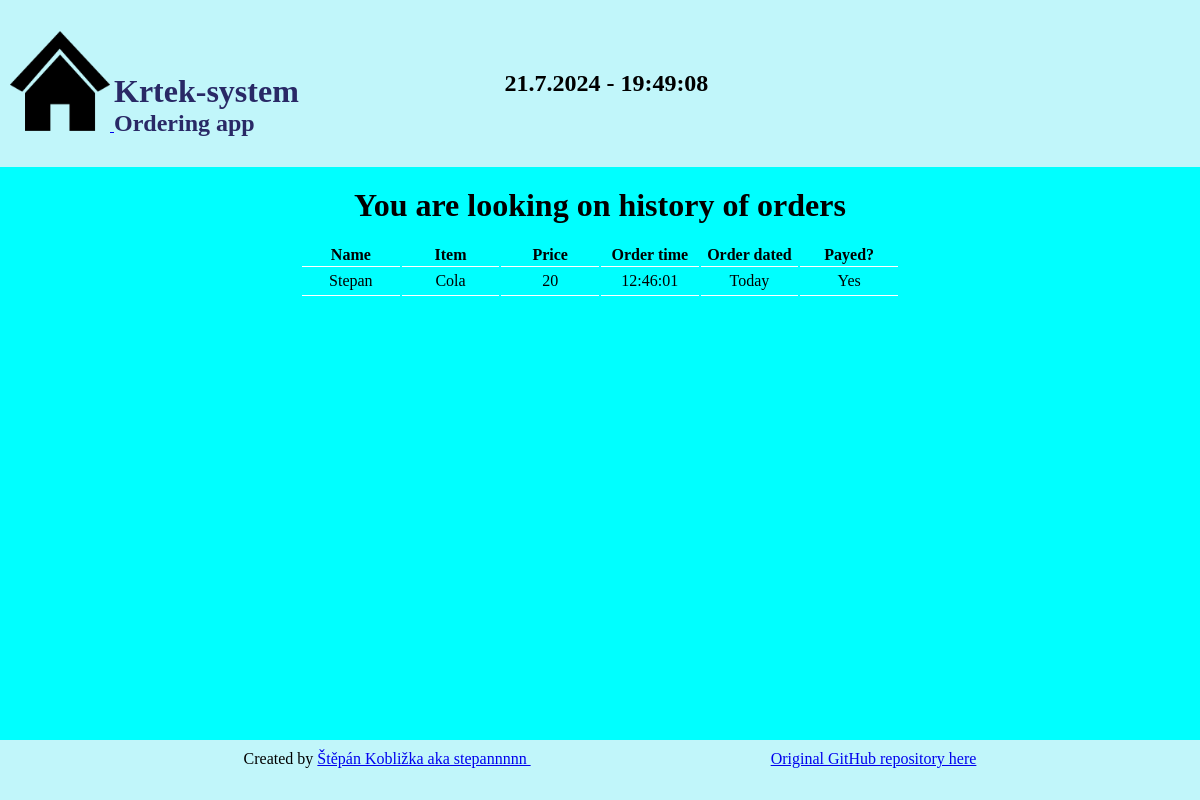
Before: /history/ with the older database file.
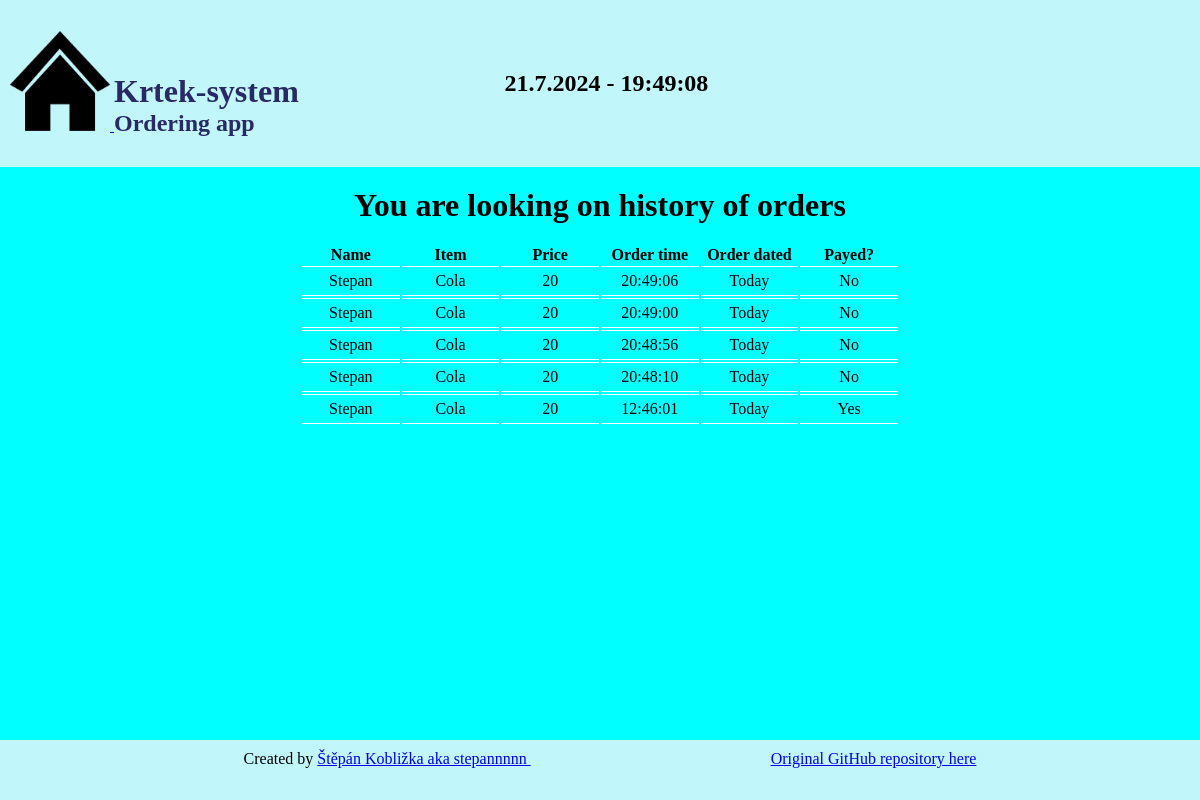
After: the same page with the newer database file.
### orders/models.py (models this page shows, shortened)
class Orders(models.Model):
    guest = models.ForeignKey(Guest, on_delete=models.CASCADE)
    item = models.ForeignKey(Item, on_delete=models.CASCADE)
    quantity = models.PositiveIntegerField()
    total = models.DecimalField(max_digits=10, decimal_places=2)
    paid = models.BooleanField()
    time = models.DateTimeField("time of adding")
    def was_placed_today(self):
        return bool(self.time.date() == timezone.now().date())
    class Meta:
        verbose_name_plural = "Orders"

class Guest(models.Model):
    name = models.CharField(max_length=20)
    to_pay = models.DecimalField(max_digits=10, decimal_places=2, default=0)
    already_paid = models.DecimalField(max_digits=10, decimal_places=2, default=0)
    active = models.BooleanField()
    class Meta:
        ordering = ["name"]

class Item(models.Model):
    name = models.CharField(max_length=100)
    price = models.DecimalField(max_digits=10, decimal_places=2)
    description = models.TextField(blank=True)
    available = models.BooleanField(default=True)

### orders/views.py (the view)
# urls.py: path("history/", views.AllHistoryViev.as_view(), name="history"),
class AllHistoryViev(generic.ListView):
    template_name = "orders/all_history.html"
    context_object_name = "all_history"
    def get_queryset(self):
        return Orders.objects.order_by('-time')

### orders/templates/orders/all_history.html
{% extends 'orders/base.html' %}
{% block content %}
<h1>You are looking on history of orders</h1>
<table class="historytable">
    <tr>
        <th>Name</th>
        <th>Item</th>
        <th>Price</th>
        <th>Order time</th>
        <th>Order dated</th>
        <th>Payed?</th>
    </tr>
    {% for order in all_history %}
    <tr>
        <td>{{order.guest.name}}</td>
        <td>{{order.item.name}}</td>
        <td>{{order.item.price|floatformat}}</td>
        <td>{{order.time|date:"H:i:s"}}</td>
        <td>{% if order.was_placed_today%} Today {%else%} {{order.time|date:"j.m.Y"}} {%endif%}</td>
        <td>{%if order.paid%}Yes{%else%}No{%endif%}</td>
    </tr>
    {% endfor %}
</table>
{% endblock %}

### orders/templates/orders/base.html (shortened to what this page needs)
{% load static %}
<!DOCTYPE html>
<html>
    <head>
        <link rel="stylesheet" href="{% static 'orders/style.css' %}">
    </head>
    <body>
        {% include "orders/header.html"%}
        <main>
        {%block content%}
        {%endblock%}
        </main>
        {% include "orders/footer.html"%}
    </body>
</html>

### orders/templates/orders/header.html (shortened to what this page needs)
{% load static %}
<!DOCTYPE html>
<header class="header">
    <div id="homebutton"><a href=" {% url 'orders:index' %}"><div>
        <img src="{% static 'orders/img/home-icon.png' %}">
    <div id="appname">
        <h1>Krtek-system</h1>
        <h2>Ordering app</h2>
    </div>
    </div></a></div>
    {% if guest %}
    <div id="guest">
        <h4 id="clock"></h4>
        <h2>Guest: {{guest.name}} (ID: {{guest.id}})</h2>
        <br>
        <p>To pay: {{guest.to_pay|floatformat}}</p>
        <p>Already paid: {{guest.already_paid|floatformat}}</p>
    </div>
        {% if request.resolver_match.url_name == 'guest_action' %}
            <nav style="visibility:hidden">
        {% else %}
            <nav>
        {% endif %}
                <ul>
                    <li><a href="{% url 'orders:choose_item' guest.id%}"><button>Shop</button></a></li>
                    <li><a href="{% url 'orders:pay' guest.id%}"><button>Pay</button></a></li>
                    <li><a href="{% url 'orders:guest_history' guest.id%}"><button>View my history</button></a></li>
                </ul>
            </nav>
    {% else %}
    <div id="guest">
        <h2 id="clock"></h2>
    </div>
    {% endif %}
</header>

### orders/templates/orders/footer.html
<footer>
    <div><p>Created by </p><a href="https://github.com/stepannnnn/"><p>Štěpán Kobližka aka stepannnnn </p></a></div>
    <div><a href="https://github.com/stepannnnn/krtek-system/"><p>Original GitHub repository here</p></a></div>
</footer>

### orders/static/orders/style.css (style rules this page uses)
body { background-color: aqua; }
* { margin: 0; padding: 0; }
main h1 { text-align: center; margin-top: 20px; margin-bottom: 20px; }
main .historytable { margin-left: auto; margin-right: auto; margin-top: 20px; text-align: center; align-items: center; table-layout: auto; width: 50%; padding-bottom: 100px; }
main .historytable td { width: 15%; padding-top: 5px; padding-bottom: 5px; border-bottom: 1px solid #ffffff; border-top: 1px solid #ffffff; }
header { background-color: #c1f6fa; padding: 0; display: grid; padding-left: 10px; grid-template-columns: 1fr 1fr 1fr; align-items: center; margin: 0px; top: 0px; left: 0px; width: 99.4%; position: sticky; }
header img { width: 5vw 5vw; height: 100px; }
#appname, #appname:link { display: inline-block; color: rgb(41, 41, 102); }
#guest { display: inline-block; text-align: center; }
footer { background-color: #c1f6fa; padding: 10px; text-align: center; display: block; margin-top: 20px; position: fixed; bottom: 0; height: 2.5rem; width: 100%; }
footer * { display: inline; }
footer div { margin-right: 10%; margin-left: 10%; }

Changed rows visible on the page:
added Orders: guest.name "Stepan", item.name "Cola", item.price "20", time "20:49:06", shows "Today", paid "No"
added Orders: guest.name "Stepan", item.name "Cola", item.price "20", time "20:49:00", shows "Today", paid "No"
added Orders: guest.name "Stepan", item.name "Cola", item.price "20", time "20:48:56", shows "Today", paid "No"
added Orders: guest.name "Stepan", item.name "Cola", item.price "20", time "20:48:10", shows "Today", paid "No"
